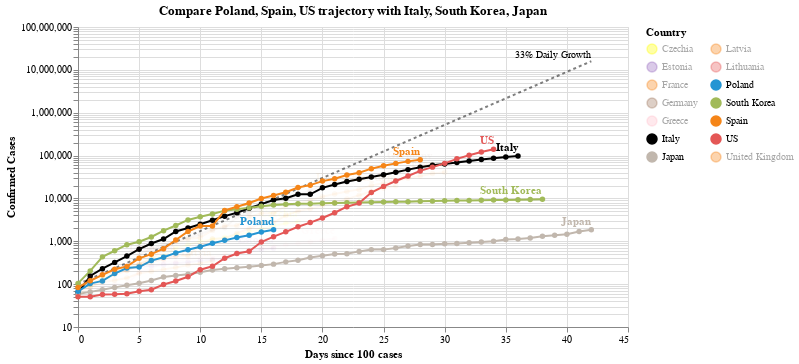

This figure's notebook cell:
### Code cell
#hide_input
chart2 = make_since_chart(['Poland', 'Spain', 'US'])
chart2

### Figure 1 — Vega-Lite specification as saved in the notebook (floating-point values rounded to 4 significant figures; data arrays with more than 128 entries replaced by an {"elided": "..."} marker saying what was removed)
{"config": {"view": {"continuousWidth": 400, "continuousHeight": 300}}, "layer": [{"mark": {"type": "line", "color": "black", "opacity": 0.5, "strokeDash": [3, 3]}, "encoding": {"x": {"type": "quantitative", "field": "Days since 100 cases"}, "y": {"type": "quantitative", "field": "Confirmed Cases"}}}, {"mark": {"type": "text", "align": "right", "dy": -6, "fontSize": 10, "text": "33% Daily Growth"}, "encoding": {"x": {"type": "quantitative", "field": "Days since 100 cases"}, "y": {"type": "quantitative", "field": "Confirmed Cases"}}, "transform": [{"filter": "(datum['Days since 100 cases'] >= 42)"}]}, {"data": {"name": "data-48fa2c6042ddd6908719d7f4304414de"}, "mark": {"type": "line", "point": true}, "encoding": {"color": {"type": "nominal", "field": "Country", "legend": {"columns": 2}, "scale": {"domain": ["Czechia", "Estonia", "France", "Germany", "Greece", "Italy", "Japan", "Latvia", "Lithuania", "Poland", "South Korea", "Spain", "US", "United Kingdom"], "range": ["yellow", "#9467bd", "#F58518", "#9D755D", "pink", "black", "#C1B7AD", "#F58518", "#E45756", "#2495D3", "#A1BA59", "#F58518", "#E45756", "#F58518"]}}, "opacity": {"condition": {"value": 1, "selection": "selector003"}, "value": 0.05}, "tooltip": [{"type": "nominal", "field": "Country"}, {"type": "temporal", "field": "Date"}, {"type": "quantitative", "field": "Confirmed Cases"}, {"type": "quantitative", "field": "Days since 100 cases"}], "x": {"type": "quantitative", "field": "Days since 100 cases"}, "y": {"type": "quantitative", "field": "Confirmed Cases", "scale": {"type": "log"}}}, "selection": {"selector003": {"type": "multi", "fields": ["Country"], "bind": "legend", "init": [{"Country": "Poland"}, {"Country": "Spain"}, {"Country": "US"}, {"Country": "Italy"}, {"Country": "South Korea"}, {"Country": "Japan"}]}}, "width": 550}, {"data": {"name": "data-48fa2c6042ddd6908719d7f4304414de"}, "mark": {"type": "text", "align": "right", "dy": -8, "fontWeight": "bold"}, "encoding": {"color": {"type": "nominal", "field": "Country", "legend": {"columns": 2}, "scale": {"domain": ["Czechia", "Estonia", "France", "Germany", "Greece", "Italy", "Japan", "Latvia", "Lithuania", "Poland", "South Korea", "Spain", "US", "United Kingdom"], "range": ["yellow", "#9467bd", "#F58518", "#9D755D", "pink", "black", "#C1B7AD", "#F58518", "#E45756", "#2495D3", "#A1BA59", "#F58518", "#E45756", "#F58518"]}}, "opacity": {"condition": {"value": 1, "selection": "selector003"}, "value": 0.05}, "text": {"type": "nominal", "field": "Country"}, "tooltip": [{"type": "nominal", "field": "Country"}, {"type": "temporal", "field": "Date"}, {"type": "quantitative", "field": "Confirmed Cases"}, {"type": "quantitative", "field": "Days since 100 cases"}], "x": {"type": "quantitative", "field": "Days since 100 cases"}, "y": {"type": "quantitative", "field": "Confirmed Cases", "scale": {"type": "log"}}}, "transform": [{"filter": "(datum['Date'] >= 1585440000000)"}], "width": 550}], "data": {"name": "data-8f6a05142dd35def092a31a7bdaa1c96"}, "title": "Compare Poland, Spain, US trajectory with Italy, South Korea, Japan", "$schema": "https://vega.github.io/schema/vega-lite/v4.0.2.json", "datasets": {"data-8f6a05142dd35def092a31a7bdaa1c96": [{"Days since 100 cases": 0, "Confirmed Cases": 100.0}, {"Days since 100 cases": 1, "Confirmed Cases": 133.0}, {"Days since 100 cases": 2, "Confirmed Cases": 176.9}, {"Days since 100 cases": 3, "Confirmed Cases": 235.3}, {"Days since 100 cases": 4, "Confirmed Cases": 312.9}, {"Days since 100 cases": 5, "Confirmed Cases": 416.2}, {"Days since 100 cases": 6, "Confirmed Cases": 553.5}, {"Days since 100 cases": 7, "Confirmed Cases": 736.1}, {"Days since 100 cases": 8, "Confirmed Cases": 979.1}, {"Days since 100 cases": 9, "Confirmed Cases": 1302.0}, {"Days since 100 cases": 10, "Confirmed Cases": 1732.0}, {"Days since 100 cases": 11, "Confirmed Cases": 2303.0}, {"Days since 100 cases": 12, "Confirmed Cases": 3064.0}, {"Days since 100 cases": 13, "Confirmed Cases": 4074.0}, {"Days since 100 cases": 14, "Confirmed Cases": 5419.0}, {"Days since 100 cases": 15, "Confirmed Cases": 7207.0}, {"Days since 100 cases": 16, "Confirmed Cases": 9586.0}, {"Days since 100 cases": 17, "Confirmed Cases": 12750.0}, {"Days since 100 cases": 18, "Confirmed Cases": 16960.0}, {"Days since 100 cases": 19, "Confirmed Cases": 22550.0}, {"Days since 100 cases": 20, "Confirmed Cases": 29990.0}, {"Days since 100 cases": 21, "Confirmed Cases": 39890.0}, {"Days since 100 cases": 22, "Confirmed Cases": 53060.0}, {"Days since 100 cases": 23, "Confirmed Cases": 70560.0}, {"Days since 100 cases": 24, "Confirmed Cases": 93850.0}, {"Days since 100 cases": 25, "Confirmed Cases": 124800.0}, {"Days since 100 cases": 26, "Confirmed Cases": 166000.0}, {"Days since 100 cases": 27, "Confirmed Cases": 220800.0}, {"Days since 100 cases": 28, "Confirmed Cases": 293700.0}, {"Days since 100 cases": 29, "Confirmed Cases": 390600.0}, {"Days since 100 cases": 30, "Confirmed Cases": 519500.0}, {"Days since 100 cases": 31, "Confirmed Cases": 690900.0}, {"Days since 100 cases": 32, "Confirmed Cases": 918900.0}, {"Days since 100 cases": 33, "Confirmed Cases": 1222000.0}, {"Days since 100 cases": 34, "Confirmed Cases": 1625000.0}, {"Days since 100 cases": 35, "Confirmed Cases": 2162000.0}, {"Days since 100 cases": 36, "Confirmed Cases": 2875000.0}, {"Days since 100 cases": 37, "Confirmed Cases": 3824000.0}, {"Days since 100 cases": 38, "Confirmed Cases": 5086000.0}, {"Days since 100 cases": 39, "Confirmed Cases": 6764000.0}, {"Days since 100 cases": 40, "Confirmed Cases": 8996000.0}, {"Days since 100 cases": 41, "Confirmed Cases": 11970000.0}, {"Days since 100 cases": 42, "Confirmed Cases": 15910000.0}], "data-48fa2c6042ddd6908719d7f4304414de": {"elided": "367 records"}}}
